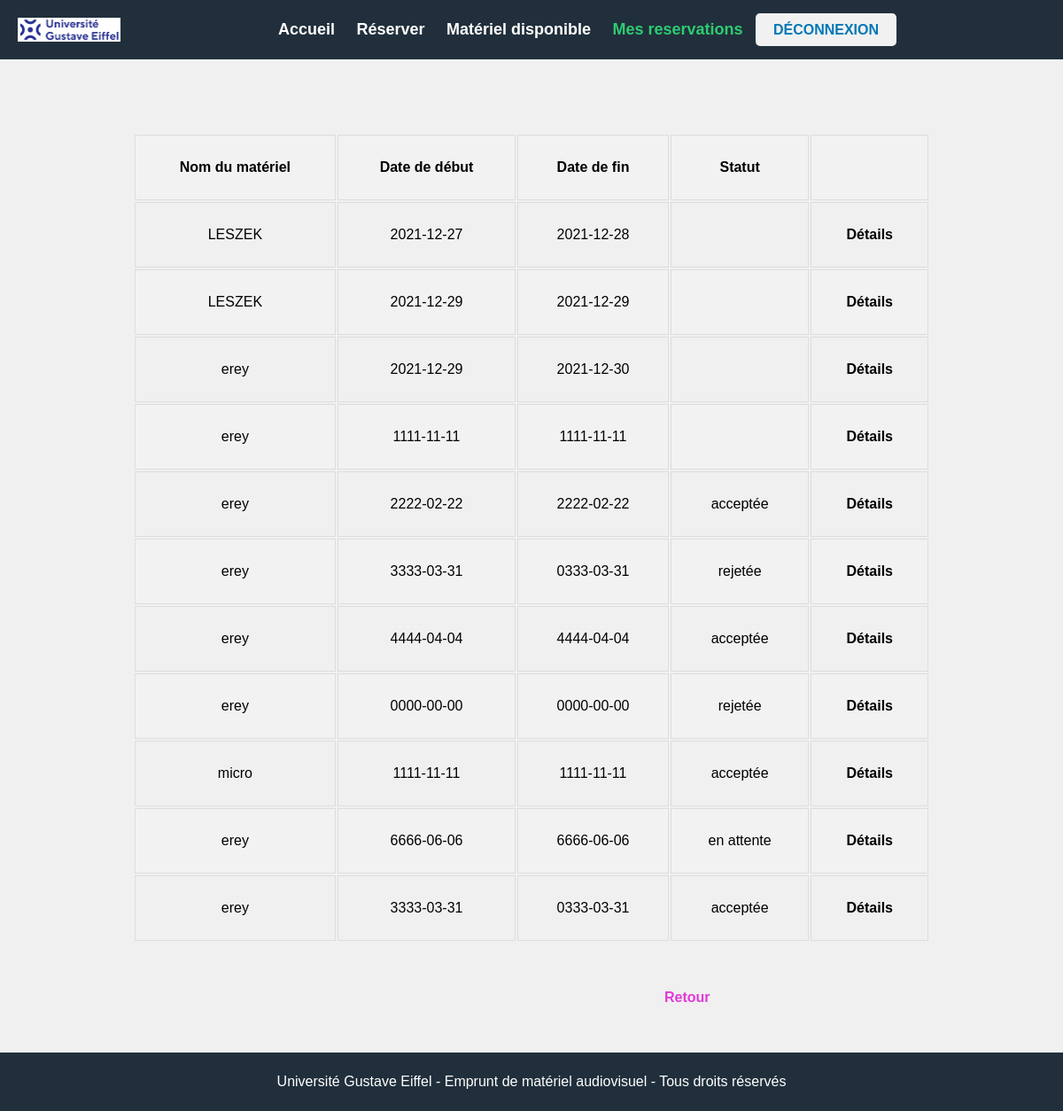
Page /reservation_liste.php (signed in) on the earlier database version.
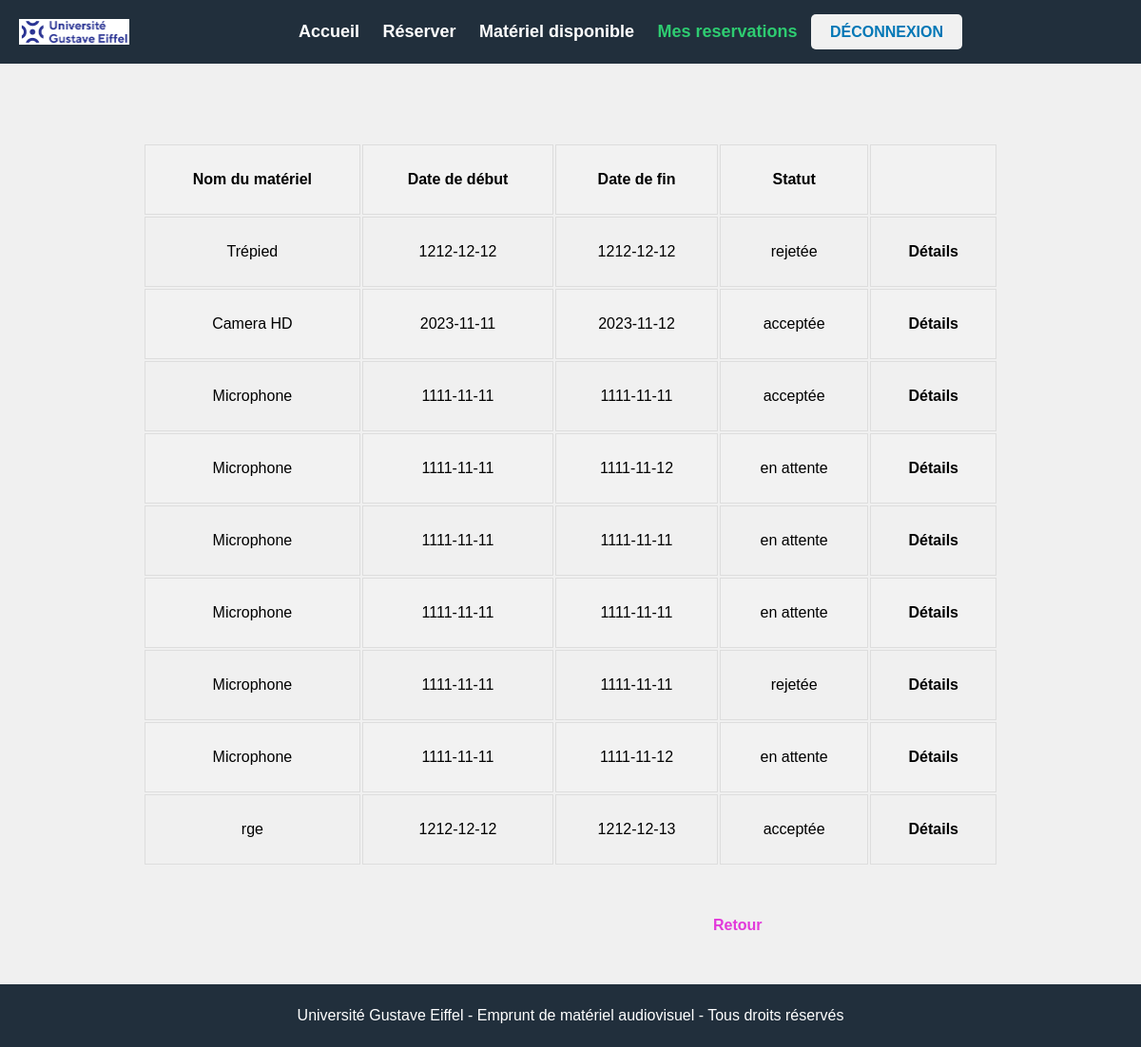
Same page on the later database version.
### tables this page shows
CREATE TABLE IF NOT EXISTS `reserve` (
  `ID_utilisateur` int NOT NULL,
  `ID_materiel` int NOT NULL,
  `dateDebut` date DEFAULT NULL,
  `dateFin` date DEFAULT NULL,
  `statut` varchar(255) DEFAULT NULL,
  `ID_reservation` int NOT NULL AUTO_INCREMENT,
  PRIMARY KEY (`ID_reservation`),
  KEY `reserve_Materiel0_FK` (`ID_materiel`),
  KEY `ID_utilisateur` (`ID_utilisateur`,`ID_materiel`) USING BTREE
);

CREATE TABLE IF NOT EXISTS `materiel` (
  `ID_materiel` int NOT NULL,
  `nom` varchar(255) DEFAULT NULL,
  `reference` varchar(255) DEFAULT NULL,
  `type` varchar(255) NOT NULL,
  `description` text,
  PRIMARY KEY (`ID_materiel`)
);

### reservation_liste.php (the view, shortened to what the changed rows need)
<?php
try {
    $bdd = new PDO(
        'mysql:host=localhost;dbname=location_materiel;charset=utf8',
        'root'
    );
    $bdd->setAttribute(PDO::ATTR_ERRMODE, PDO::ERRMODE_EXCEPTION);
} catch (Exception $e) {
    die(print_r($e));
}
if ($_SESSION['ID_role'] === '2') {
    $query = $query = "SELECT reserve.ID_reservation, utilisateur.nom AS nom_utilisateur, materiel.nom AS nom_materiel, reserve.dateDebut, reserve.dateFin, reserve.statut FROM reserve JOIN utilisateur ON reserve.ID_utilisateur = utilisateur.ID_utilisateur JOIN materiel ON reserve.ID_materiel = materiel.ID_materiel WHERE reserve.statut IN ('en attente', 'acceptée', 'rejetée')";
    ;
} else {
    $id_utilisateur = $_SESSION['ID_utilisateur'];
    $query = "SELECT reserve.ID_reservation, utilisateur.nom AS nom_utilisateur, materiel.nom AS nom_materiel, reserve.dateDebut, reserve.dateFin, reserve.statut FROM reserve JOIN utilisateur ON reserve.ID_utilisateur = utilisateur.ID_utilisateur JOIN materiel ON reserve.ID_materiel = materiel.ID_materiel WHERE reserve.ID_utilisateur = :id_utilisateur";
}
$stmt = $bdd->prepare($query);
if ($_SESSION['ID_role'] !== '2') {
    $stmt->bindParam(':id_utilisateur', $id_utilisateur, PDO::PARAM_INT);
}
$stmt->execute();
$reservations = $stmt->fetchAll(PDO::FETCH_ASSOC);
?>
<!DOCTYPE html>
<html lang="fr">
<head>
    <link rel="stylesheet" href="styles/reservation_liste.css" />
</head>
<body>
    <div id="div_tab">
    <?php if ($_SESSION['ID_role'] === '2') { ?>
        <table>
            <thead>
                <tr>
                    <th>Nom de l'utilisateur</th>
                    <th>Nom du matériel</th>
                    <th>Date de début</th>
                    <th>Date de fin</th>
                    <th>Statut</th>
                    <th></th>
                </tr>
            </thead>
            <tbody>
                <?php foreach ($reservations as $reservation) { ?>
                    <?php if ($reservation['statut'] === 'en attente') { ?>
                        <tr>
                            <td><?php echo $reservation['nom_utilisateur']; ?></td>
                            <td><?php echo $reservation['nom_materiel']; ?></td>
                            <td><?php echo $reservation['dateDebut']; ?></td>
                            <td><?php echo $reservation['dateFin']; ?></td>
                            <td><?php echo $reservation['statut']; ?></td>
                            <td>
                                <a href="reservation_detail.php?id=<?php echo $reservation['ID_reservation']; ?>">Détails</a>
                            </td>
                        </tr>
                    <?php } ?>
                <?php } ?>
            </tbody>
        </table>
                    </div>
        <h1>Liste de mes réservations</h1>
        <table>
            <thead>
                <tr>
                    <th>Nom de l'utilisateur</th>
                    <th>Nom du matériel</th>
                    <th>Date de début</th>
                    <th>Date de fin</th>
                    <th>Statut</th>
                    <th></th>
                </tr>
            </thead>
            <tbody>
                <?php foreach ($reservations as $reservation) { ?>
                    <?php if ($reservation['statut'] !== 'en attente') { ?>
                        <tr>
                            <td><?php echo $reservation['nom_utilisateur']; ?></td>
                            <td><?php echo $reservation['nom_materiel']; ?></td>
                            <td><?php echo $reservation['dateDebut']; ?></td>
                            <td><?php echo $reservation['dateFin']; ?></td>
                            <td><?php echo $reservation['statut']; ?></td>
                            <td>
                                <a href="reservation_detail.php?id=<?php echo $reservation['ID_reservation']; ?>">Détails</a>
                            </td>
                        </tr>
                    <?php } ?>
                <?php } ?>
            </tbody>
        </table>
    <?php } else { ?>
        <table>
            <thead>
                <tr>
                    <th>Nom du matériel</th>
                    <th>Date de début</th>
                    <th>Date de fin</th>
                    <th>Statut</th>
                    <th></th>
                </tr>
            </thead>
            <tbody>
                <?php foreach ($reservations as $reservation) { ?>
                    <tr>
                        <td><?php echo $reservation['nom_materiel']; ?></td>
                        <td><?php echo $reservation['dateDebut']; ?></td>
                        <td><?php echo $reservation['dateFin']; ?></td>
                        <td><?php echo $reservation['statut']; ?></td>
                        <td>
                            <a href="reservation_detail.php?id=<?php echo $reservation['ID_reservation']; ?>">Détails</a>
                        </td>
                    </tr>
                <?php } ?>
            </tbody>
        </table>
    <?php } ?>
</body>
</html>

Differences in the rows shown:
removed reserve: ID_materiel.nom "LESZEK", dateDebut "2021-12-27", dateFin "2021-12-28"
removed reserve: ID_materiel.nom "LESZEK", dateDebut "2021-12-29", dateFin "2021-12-29"
removed reserve: ID_materiel.nom "erey", dateDebut "2021-12-29", dateFin "2021-12-30"
removed reserve: ID_materiel.nom "erey", dateDebut "1111-11-11", dateFin "1111-11-11"
removed reserve: ID_materiel.nom "erey", dateDebut "2222-02-22", dateFin "2222-02-22", statut "acceptée"
removed reserve: ID_materiel.nom "erey", dateDebut "3333-03-31", dateFin "0333-03-31", statut "rejetée"
removed reserve: ID_materiel.nom "erey", dateDebut "4444-04-04", dateFin "4444-04-04", statut "acceptée"
removed reserve: ID_materiel.nom "erey", dateDebut "0000-00-00", dateFin "0000-00-00", statut "rejetée"
removed reserve: ID_materiel.nom "micro", dateDebut "1111-11-11", dateFin "1111-11-11", statut "acceptée"
removed reserve: ID_materiel.nom "erey", dateDebut "6666-06-06", dateFin "6666-06-06", statut "en attente"
removed reserve: ID_materiel.nom "erey", dateDebut "3333-03-31", dateFin "0333-03-31", statut "acceptée"
added reserve: ID_materiel.nom "Trépied", dateDebut "1212-12-12", dateFin "1212-12-12", statut "rejetée"
added reserve: ID_materiel.nom "Camera HD", dateDebut "2023-11-11", dateFin "2023-11-12", statut "acceptée"
added reserve: ID_materiel.nom "Microphone", dateDebut "1111-11-11", dateFin "1111-11-11", statut "acceptée"
added reserve: ID_materiel.nom "Microphone", dateDebut "1111-11-11", dateFin "1111-11-12", statut "en attente"
added reserve: ID_materiel.nom "Microphone", dateDebut "1111-11-11", dateFin "1111-11-11", statut "en attente"
added reserve: ID_materiel.nom "Microphone", dateDebut "1111-11-11", dateFin "1111-11-11", statut "en attente"
added reserve: ID_materiel.nom "Microphone", dateDebut "1111-11-11", dateFin "1111-11-11", statut "rejetée"
added reserve: ID_materiel.nom "Microphone", dateDebut "1111-11-11", dateFin "1111-11-12", statut "en attente"
added reserve: ID_materiel.nom "rge", dateDebut "1212-12-12", dateFin "1212-12-13", statut "acceptée"
